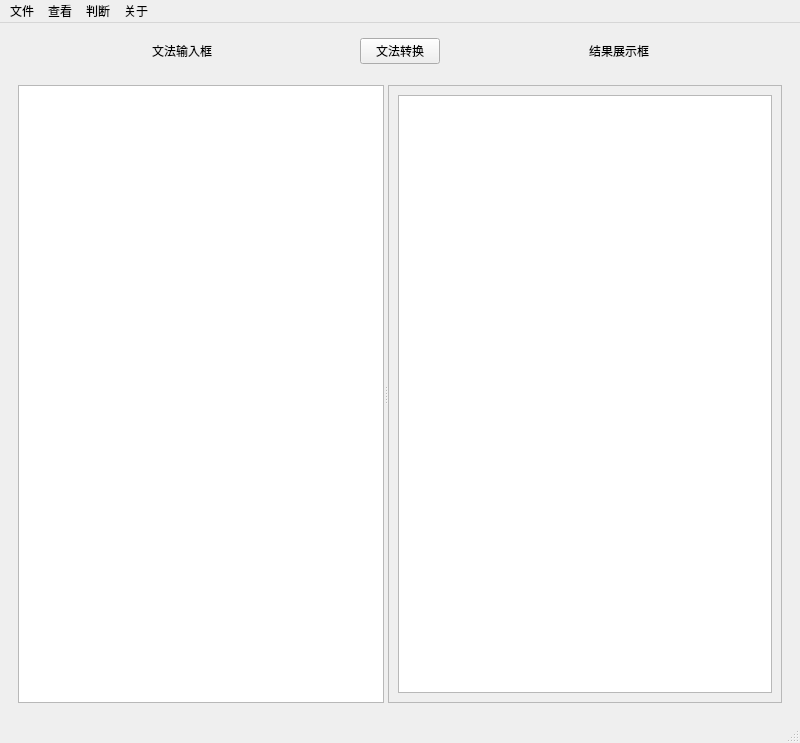
<?xml version="1.0" encoding="UTF-8"?>
<ui version="4.0">
 <class>MainWindow</class>
 <widget class="QMainWindow" name="MainWindow">
  <property name="geometry">
   <rect>
    <x>0</x>
    <y>0</y>
    <width>800</width>
    <height>743</height>
   </rect>
  </property>
  <property name="windowTitle">
   <string>MainWindow</string>
  </property>
  <widget class="QWidget" name="centralwidget">
   <layout class="QGridLayout" name="gridLayout_3">
    <item row="0" column="0">
     <widget class="QWidget" name="widget" native="true">
      <layout class="QHBoxLayout" name="horizontalLayout">
       <item>
        <spacer name="horizontalSpacer_3">
         <property name="orientation">
          <enum>Qt::Horizontal</enum>
         </property>
         <property name="sizeHint" stdset="0">
          <size>
           <width>72</width>
           <height>20</height>
          </size>
         </property>
        </spacer>
       </item>
       <item>
        <widget class="QLabel" name="label">
         <property name="text">
          <string>文法输入框</string>
         </property>
        </widget>
       </item>
       <item>
        <spacer name="horizontalSpacer_4">
         <property name="orientation">
          <enum>Qt::Horizontal</enum>
         </property>
         <property name="sizeHint" stdset="0">
          <size>
           <width>71</width>
           <height>20</height>
          </size>
         </property>
        </spacer>
       </item>
      </layout>
     </widget>
    </item>
    <item row="0" column="1">
     <widget class="QPushButton" name="translateButton">
      <property name="text">
       <string>文法转换</string>
      </property>
     </widget>
    </item>
    <item row="0" column="2">
     <widget class="QWidget" name="widget_2" native="true">
      <layout class="QHBoxLayout" name="horizontalLayout_2">
       <item>
        <spacer name="horizontalSpacer_5">
         <property name="orientation">
          <enum>Qt::Horizontal</enum>
         </property>
         <property name="sizeHint" stdset="0">
          <size>
           <width>49</width>
           <height>20</height>
          </size>
         </property>
        </spacer>
       </item>
       <item>
        <widget class="QLabel" name="label_5">
         <property name="text">
          <string>结果展示框</string>
         </property>
        </widget>
       </item>
       <item>
        <spacer name="horizontalSpacer_6">
         <property name="orientation">
          <enum>Qt::Horizontal</enum>
         </property>
         <property name="sizeHint" stdset="0">
          <size>
           <width>49</width>
           <height>20</height>
          </size>
         </property>
        </spacer>
       </item>
      </layout>
     </widget>
    </item>
    <item row="1" column="0" colspan="3">
     <widget class="QWidget" name="widget_3" native="true">
      <layout class="QGridLayout" name="gridLayout_2">
       <item row="0" column="0">
        <widget class="QSplitter" name="splitter">
         <property name="orientation">
          <enum>Qt::Horizontal</enum>
         </property>
         <widget class="QPlainTextEdit" name="GrammerTextEdit">
          <property name="minimumSize">
           <size>
            <width>0</width>
            <height>0</height>
           </size>
          </property>
         </widget>
         <widget class="QScrollArea" name="scrollArea">
          <property name="widgetResizable">
           <bool>true</bool>
          </property>
          <widget class="QWidget" name="scrollAreaWidgetContents">
           <property name="geometry">
            <rect>
             <x>0</x>
             <y>0</y>
             <width>390</width>
             <height>597</height>
            </rect>
           </property>
           <layout class="QGridLayout" name="gridLayout">
            <item row="0" column="0">
             <widget class="QTextBrowser" name="displaytext">
              <property name="minimumSize">
               <size>
                <width>0</width>
                <height>0</height>
               </size>
              </property>
             </widget>
            </item>
           </layout>
          </widget>
         </widget>
        </widget>
       </item>
      </layout>
     </widget>
    </item>
   </layout>
  </widget>
  <widget class="QMenuBar" name="menubar">
   <property name="geometry">
    <rect>
     <x>0</x>
     <y>0</y>
     <width>800</width>
     <height>26</height>
    </rect>
   </property>
   <widget class="QMenu" name="menu">
    <property name="title">
     <string>文件</string>
    </property>
    <addaction name="actionopen"/>
    <addaction name="actionsave"/>
   </widget>
   <widget class="QMenu" name="menu_2">
    <property name="title">
     <string>查看</string>
    </property>
    <widget class="QMenu" name="menuGNF">
     <property name="title">
      <string>转成GNF</string>
     </property>
     <addaction name="actionG1"/>
     <addaction name="actionG2"/>
     <addaction name="actionG3"/>
    </widget>
    <widget class="QMenu" name="menuSIMPLE">
     <property name="title">
      <string>化简CFG</string>
     </property>
     <addaction name="actionepsilon"/>
     <addaction name="actionunit"/>
     <addaction name="actionuse"/>
    </widget>
    <addaction name="menuSIMPLE"/>
    <addaction name="menuGNF"/>
    <addaction name="actionpda"/>
   </widget>
   <widget class="QMenu" name="menu_3">
    <property name="title">
     <string>判断</string>
    </property>
    <addaction name="actioninput"/>
   </widget>
   <widget class="QMenu" name="menu_4">
    <property name="title">
     <string>关于</string>
    </property>
    <addaction name="actionMsg"/>
    <addaction name="actionqt"/>
   </widget>
   <addaction name="menu"/>
   <addaction name="menu_2"/>
   <addaction name="menu_3"/>
   <addaction name="menu_4"/>
  </widget>
  <widget class="QStatusBar" name="statusbar"/>
  <action name="action">
   <property name="text">
    <string>判断任意串</string>
   </property>
  </action>
  <action name="actionNoepsilon">
   <property name="text">
    <string>消除epsilon产生式</string>
   </property>
  </action>
  <action name="actionNounit">
   <property name="text">
    <string>消除单一产生式</string>
   </property>
  </action>
  <action name="actionNouse">
   <property name="text">
    <string>消除无用产生式</string>
   </property>
  </action>
  <action name="actiontoG1">
   <property name="text">
    <string>转换G1文法</string>
   </property>
   <property name="iconText">
    <string>转换G1文法</string>
   </property>
  </action>
  <action name="actiontoG2">
   <property name="text">
    <string>转换G2文法</string>
   </property>
  </action>
  <action name="actiontoG3">
   <property name="text">
    <string>转换G3文法</string>
   </property>
  </action>
  <action name="action_PDA">
   <property name="text">
    <string>转换PDA</string>
   </property>
  </action>
  <action name="actionopen">
   <property name="text">
    <string>打开文件</string>
   </property>
  </action>
  <action name="actionsave">
   <property name="text">
    <string>保存文件</string>
   </property>
  </action>
  <action name="actionepsilon">
   <property name="text">
    <string>消除epsilon产生式</string>
   </property>
  </action>
  <action name="actionunit">
   <property name="text">
    <string>消除单一产生式</string>
   </property>
  </action>
  <action name="actionuse">
   <property name="text">
    <string>消除无用产生式</string>
   </property>
  </action>
  <action name="actionG1">
   <property name="text">
    <string>转成G1文法</string>
   </property>
  </action>
  <action name="actionG2">
   <property name="text">
    <string>转成G2文法</string>
   </property>
  </action>
  <action name="actionG3">
   <property name="text">
    <string>转成G3文法</string>
   </property>
  </action>
  <action name="actionpda">
   <property name="text">
    <string>转成PDA</string>
   </property>
  </action>
  <action name="actioninput">
   <property name="text">
    <string>输入任意串</string>
   </property>
  </action>
  <action name="actionmsg">
   <property name="text">
    <string>msg</string>
   </property>
   <property name="shortcutContext">
    <enum>Qt::WidgetWithChildrenShortcut</enum>
   </property>
  </action>
  <action name="actionMsg">
   <property name="text">
    <string>软件信息</string>
   </property>
  </action>
  <action name="actionqt">
   <property name="text">
    <string>关于Qt</string>
   </property>
  </action>
 </widget>
 <resources/>
 <connections/>
</ui>
